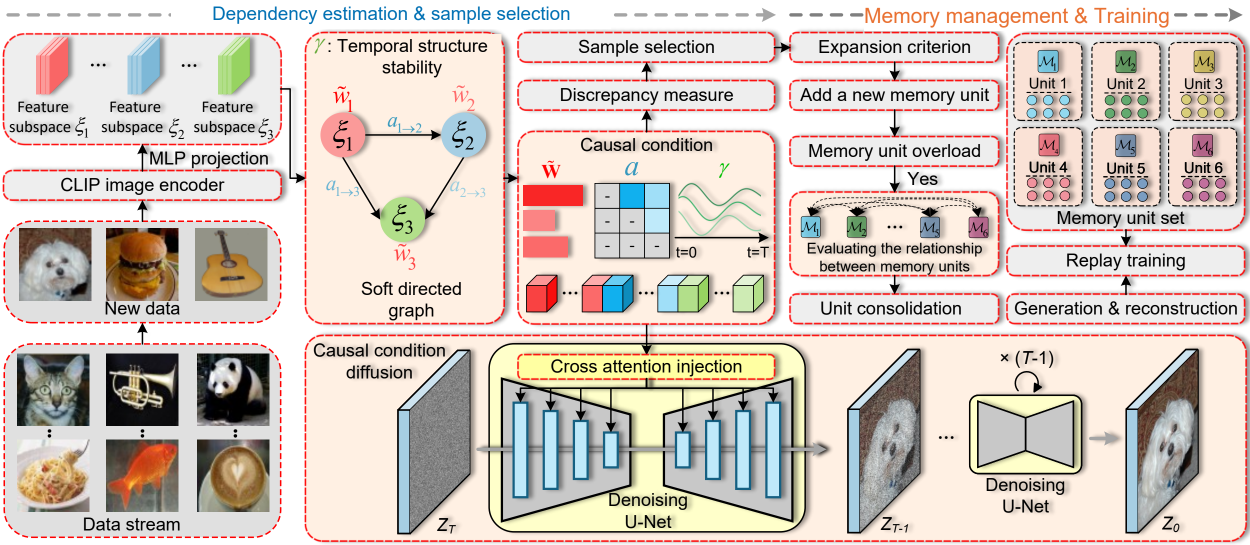
#> input picture framework.png, 2500 x 1089 px (shown at 1/2 size); its folder holds only this picture in this run
$ python -i image.py   (imports and definitions only)
#> lines starting #> are read from the running program, lines starting #| are printed output that depends on the picture
"""CDGM image preprocessing helpers; source attribution is in PROVENANCE.md."""

from pathlib import Path
import numpy as np
from PIL import Image

IMAGE_EXTENSIONS = {".jpg", ".jpeg", ".png", ".bmp", ".tif", ".tiff", ".webp"}


def list_image_files(root, recursive=True):
    """Return sorted image paths without loading data or inferring class labels."""
    root = Path(root)
    if not root.is_dir():
        raise NotADirectoryError(root)
    paths = root.rglob("*") if recursive else root.glob("*")
    return sorted(
        (p for p in paths if p.is_file() and p.suffix.lower() in IMAGE_EXTENSIONS),
        key=lambda p: p.relative_to(root).as_posix(),
    )


def preprocess_image(image, image_size=32, crop_size=None):
    """RGB conversion, optional center crop, bilinear resize, and CHW [-1, 1].

    NumPy input must be a uint8 HW or HWC image. ``crop_size`` is either an
    integer or (height, width). Explicit crop sizes must fit the input image.
    """
    if not isinstance(image_size, int) or image_size < 1:
        raise ValueError("image_size must be a positive integer")
    if not isinstance(image, Image.Image):
        image = np.asarray(image)
        if image.dtype != np.uint8:
            raise TypeError("NumPy images must be uint8; normalization is applied once here")
        if image.ndim == 3 and image.shape[-1] == 1:
            image = image[..., 0]
        image = Image.fromarray(image)
    image = image.convert("RGB")
    if crop_size is not None:
        if isinstance(crop_size, int):
            crop_h = crop_w = crop_size
        else:
            crop_h, crop_w = crop_size
        width, height = image.size
        if not (isinstance(crop_h, int) and isinstance(crop_w, int)):
            raise ValueError("crop dimensions must be integers")
        if not (0 < crop_h <= height and 0 < crop_w <= width):
            raise ValueError("crop_size must fit within the image")
        top = int(round((height - crop_h) / 2.0))
        left = int(round((width - crop_w) / 2.0))
        image = image.crop((left, top, left + crop_w, top + crop_h))
    image = image.resize((image_size, image_size), Image.Resampling.BILINEAR)
    array = np.asarray(image, dtype=np.float32) / np.float32(127.5) - np.float32(1.0)
    return np.ascontiguousarray(array.transpose(2, 0, 1))


def load_image(path, image_size=32, crop_size=None):
    with Image.open(path) as image:
        return preprocess_image(image, image_size, crop_size)


def inverse_transform(images):
    """Map normalized arrays from [-1, 1] to [0, 1], keeping their layout."""
    return (np.asarray(images, dtype=np.float32) + np.float32(1.0)) / np.float32(2.0)

>>> import cv2
>>> picture = cv2.imread('../framework.png', cv2.IMREAD_GRAYSCALE)
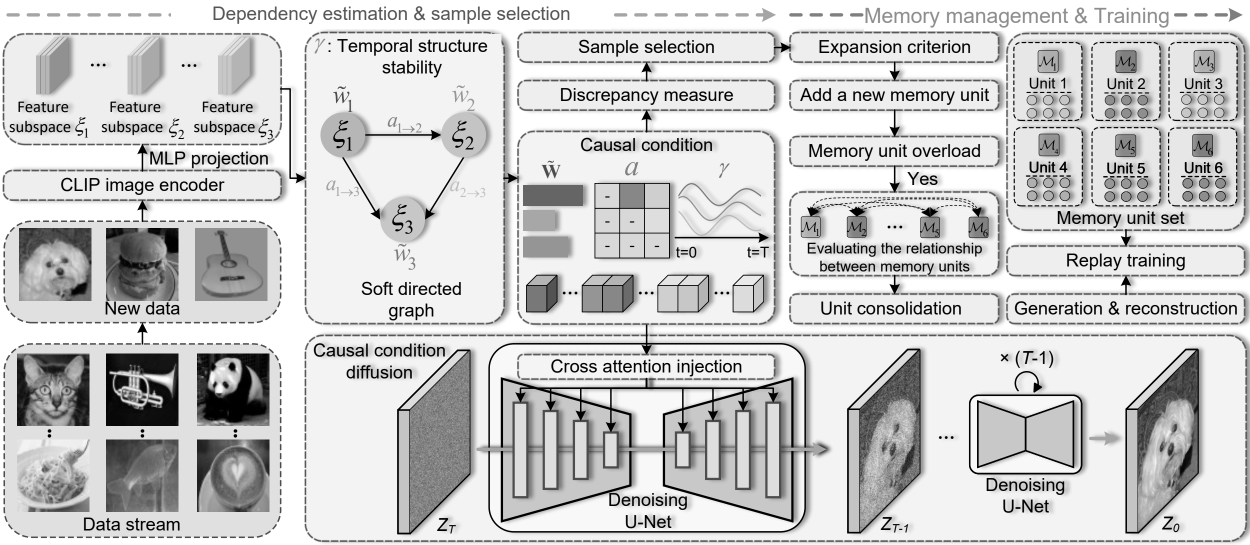
#> picture: shape (1089, 2500) (shown at 1/2 size); min 0, max 255, mean 204.2
>>> result = preprocess_image(picture)
#> in preprocess_image, `image = image.resize((image_size, image_size), Image.Resampling.BILINE..`:
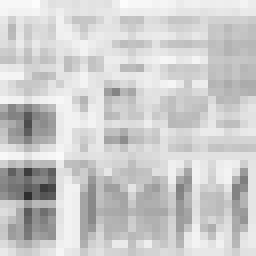
#> image: PIL image 32x32 RGB (shown 8 times larger); min 46, max 252, mean 204.1
#> in preprocess_image, `array = np.asarray(image, dtype=np.float32) / np.float32(127.5) - np.f..`:
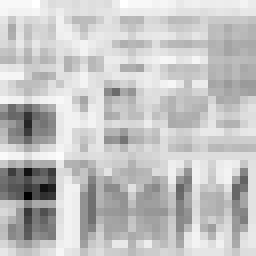
#> array: shape (32, 32, 3) float32 (shown 8 times larger); min -0.639, max 0.976, mean 0.6; drawn with min black and max white
